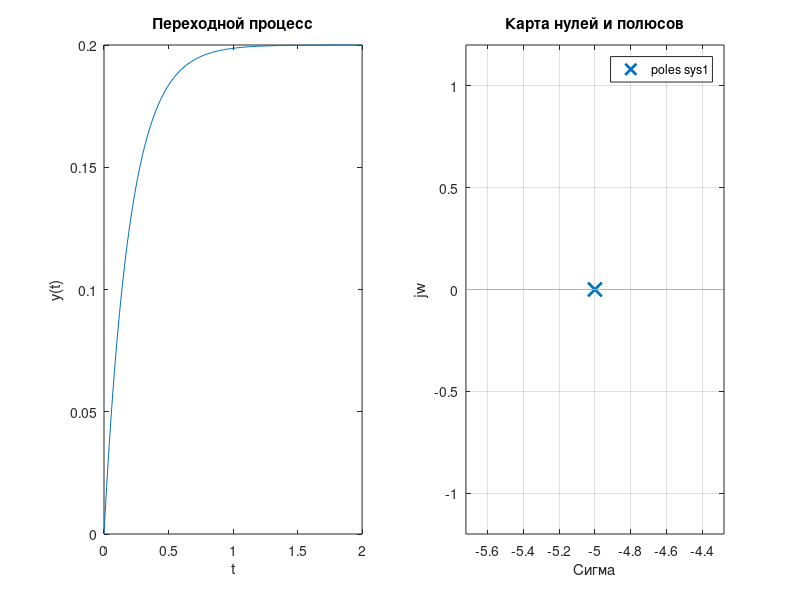
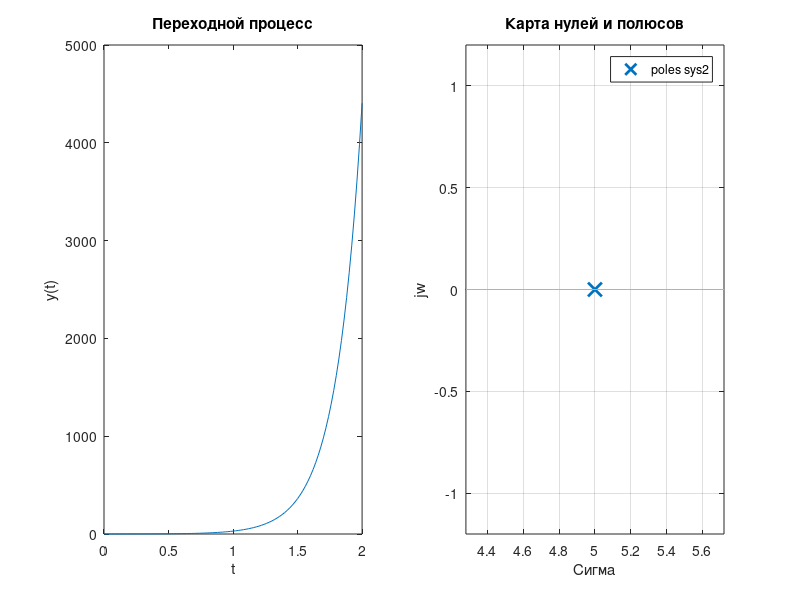
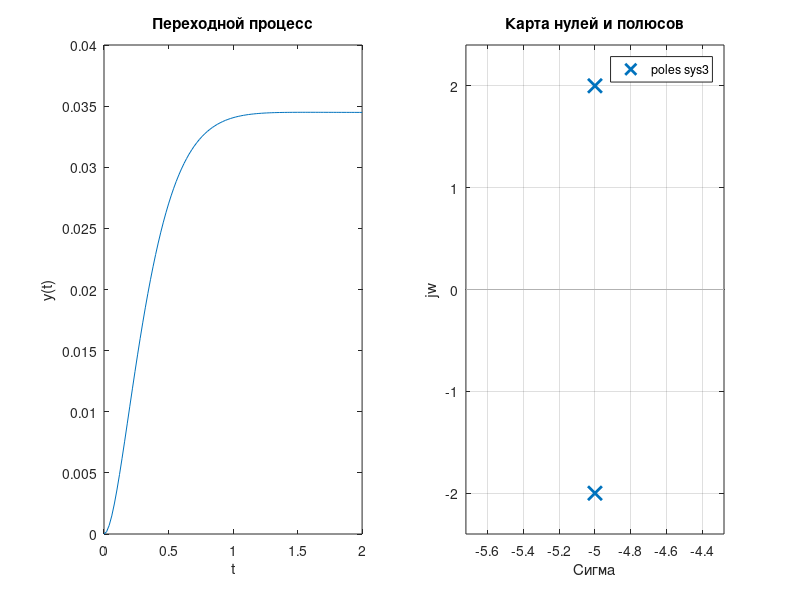
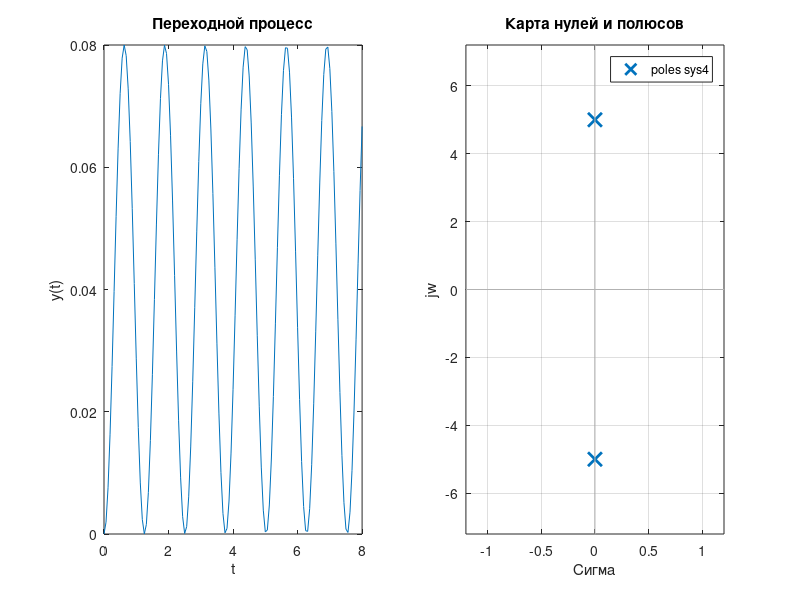

MATLAB code for these plots, in order:
% %2.1
% Один действительный полюс р = -5
zeros1 = [];
poles1 = -5;
gain1 = 1;
sys1 = zpk(zeros1, poles1, gain1);

% Один действительный полюс р = +5
zeros2 = [];
poles2 = 5;
gain2 = 1;
sys2 = zpk(zeros2, poles2, gain2);

% Пара комплексных полюсов р = -5 ± 2j
zeros3 = [];
poles3 = [complex(-5, 2), complex(-5, -2)];
gain3 = 1;
sys3 = zpk(zeros3, poles3, gain3);

% Пара комплексных полюсов р = 0 ± 5j
zeros4 = [];
poles4 = [complex(0, 5), complex(0, -5)];
gain4 = 1;
sys4 = zpk(zeros4, poles4, gain4);

% Пара комплексных полюсов р = +5 ± 2j
zeros5 = [];
poles5 = [complex(5, 2), complex(5, -2)];
gain5 = 1;
sys5 = zpk(zeros5, poles5, gain5);

%2.2
disp('-----Пункт 2.2-----');

% Проверка полюсов sys1
disp('Полюсы системы 1:');
disp(pole(sys1));

% Проверка устойчивости
if isstable(sys1)
    disp('Система устойчива.');
else
    disp('Система неустойчива.');
end

% Проверка полюсов sys2
disp('Полюсы системы 2:');
disp(pole(sys2));

% Проверка устойчивости
if isstable(sys2)
    disp('Система устойчива.');
else
    disp('Система неустойчива.');
end

% Проверка полюсов sys3
disp('Полюсы системы 3:');
disp(pole(sys3));

% Проверка устойчивости
if isstable(sys3)
    disp('Система устойчива.');
else
    disp('Система неустойчива.');
end

% Проверка полюсов sys4
disp('Полюсы системы 4:');
disp(pole(sys4));

% Проверка устойчивости
if isstable(sys4)
    disp('Система устойчива.');
else
    disp('Система неустойчива.');
end

% Проверка полюсов sys5
disp('Полюсы системы 5:');
disp(pole(sys5));

% Проверка устойчивости
if isstable(sys5)
    disp('Система устойчива.');
else
    disp('Система неустойчива.');
end

%2.3
disp('-----Пункт 2.3-----');
disp('-----Вывод графиков-----');
% Для sys1
figure(1);
% Пункт 3: График переходного процесса и карта нулей и полюсов для системы1
subplot(1, 2, 1);
% Получение данных для графика переходного процесса
[y1, t1] = step(sys1);
% Построение графика переходного процесса
plot(t1, y1);
title('Переходной процесс');
xlabel('t');
ylabel('y(t)');

subplot(1, 2, 2);
% Построение карты нулей и полюсов
pzmap(sys1);
title('Карта нулей и полюсов');
xlabel('Сигма');
ylabel('jw');

% Для sys2
figure(2);
% Пункт 3: График переходного процесса и карта нулей и полюсов для системы2
subplot(1, 2, 1);
% Получение данных для графика переходного процесса
[y2, t2] = step(sys2);
% Построение графика переходного процесса
plot(t2, y2);
title('Переходной процесс');
xlabel('t');
ylabel('y(t)');

subplot(1, 2, 2);
% Построение карты нулей и полюсов
pzmap(sys2);
title('Карта нулей и полюсов');
xlabel('Сигма');
ylabel('jw');

% Для sys3
figure(3);
% Пункт 3: График переходного процесса и карта нулей и полюсов для системы3
subplot(1, 2, 1);
% Получение данных для графика переходного процесса
[y3, t3] = step(sys3);
% Построение графика переходного процесса
plot(t3, y3);
title('Переходной процесс');
xlabel('t');
ylabel('y(t)');

subplot(1, 2, 2);
% Построение карты нулей и полюсов
pzmap(sys3);
title('Карта нулей и полюсов');
xlabel('Сигма');
ylabel('jw');

% % Для sys4
figure(4);
% Пункт 3: График переходного процесса и карта нулей и полюсов для системы4
subplot(1, 2, 1);
% Получение данных для графика переходного процесса
[y4, t4] = step(sys4);
% Построение графика переходного процесса
plot(t4, y4);
title('Переходной процесс');
xlabel('t');
ylabel('y(t)');

subplot(1, 2, 2);
% Построение карты нулей и полюсов
pzmap(sys4);
title('Карта нулей и полюсов');
xlabel('Сигма');
ylabel('jw');

% % Для sys5
figure(5);
% Пункт 3: График переходного процесса и карта нулей и полюсов для системы5
subplot(1, 2, 1);
% Получение данных для графика переходного процесса
[y5, t5] = step(sys5);
% Построение графика переходного процесса
plot(t5, y5);
title('Переходной процесс');
xlabel('t');
ylabel('y(t)');

subplot(1, 2, 2);
% Построение карты нулей и полюсов
pzmap(sys5);
title('Карта нулей и полюсов');
xlabel('Сигма');
ylabel('jw');

% %2.4
disp('-----Пункт 2.4------');
%2.1_mode
% Один действительный полюс р = -10
zeros1_mod = [];
poles1_mod = -10;
gain1_mod = 1;
sys1_mod = zpk(zeros1_mod, poles1_mod, gain1_mod);

% Один действительный полюс р = +10
zeros2_mod = [];
poles2_mod = 10;
gain2_mod = 1;
sys2_mod = zpk(zeros2_mod, poles2_mod, gain2_mod);

% Пара комплексных полюсов р = -10 ± 2j
zeros3_mod = [];
poles3_mod = [complex(-10, 2), complex(-10, -2)];
gain3_mod = 1;
sys3_mod = zpk(zeros3_mod, poles3_mod, gain3_mod);

% Пара комплексных полюсов р = 0 ± 10j
zeros4_mod = [];
poles4_mod = [complex(0, 10), complex(0, -10)];
gain4_mod = 1;
sys4_mod = zpk(zeros4_mod, poles4_mod, gain4_mod);

% Пара комплексных полюсов р = +10 ± 2j
zeros5_mod = [];
poles5_mod = [complex(10, 2), complex(10, -2)];
gain5_mod = 1;
sys5_mod = zpk(zeros5_mod, poles5_mod, gain5_mod);


% %2.2_mode
disp('-----Пункт 2.2_mode-----');

% Проверка полюсов sys1_mod
disp('Полюсы системы 1_mod:');
disp(pole(sys1_mod));

% Проверка устойчивости
if isstable(sys1_mod)
    disp('Система устойчива.');
else
    disp('Система неустойчива.');
end

% Проверка полюсов sys2_mod
disp('Полюсы системы 2_mod:');
disp(pole(sys2_mod));

% Проверка устойчивости
if isstable(sys2_mod)
    disp('Система устойчива.');
else
    disp('Система неустойчива.');
end

% Проверка полюсов sys3_mod
disp('Полюсы системы 3_mod:');
disp(pole(sys3_mod));

% Проверка устойчивости
if isstable(sys3_mod)
    disp('Система устойчива.');
else
    disp('Система неустойчива.');
end

% Проверка полюсов sys4_mod
disp('Полюсы системы 4_mod:');
disp(pole(sys4_mod));

% Проверка устойчивости
if isstable(sys4_mod)
    disp('Система устойчива.');
else
    disp('Система неустойчива.');
end

% Проверка полюсов sys5_mod
disp('Полюсы системы 5_mod:');
disp(pole(sys5_mod));

% Проверка устойчивости
if isstable(sys5_mod)
    disp('Система устойчива.');
else
    disp('Система неустойчива.');
end

%2.3_mod
disp('-----Пункт 2.3_mod-----');
disp('-----Вывод графиков-----');
% Для sys1_mod
figure(6);
% Пункт 3: График переходного процесса и карта нулей и полюсов для системы1
subplot(1, 2, 1);
% Получение данных для графика переходного процесса
[y1_mod, t1_mod] = step(sys1_mod);
% Построение графика переходного процесса
plot(t1_mod, y1_mod);
title('Переходной процесс');
xlabel('t');
ylabel('y(t)');

subplot(1, 2, 2);
% Построение карты нулей и полюсов
pzmap(sys1_mod);
title('Карта нулей и полюсов');
xlabel('Сигма');
ylabel('jw');

% Для sys2_mod
figure(7);
% Пункт 3: График переходного процесса и карта нулей и полюсов для системы2
subplot(1, 2, 1);
% Получение данных для графика переходного процесса
[y2_mod, t2_mod] = step(sys2_mod);
% Построение графика переходного процесса
plot(t2_mod, y2_mod);
title('Переходной процесс');
xlabel('t');
ylabel('y(t)');

subplot(1, 2, 2);
% Построение карты нулей и полюсов
pzmap(sys2_mod);
title('Карта нулей и полюсов');
xlabel('Сигма');
ylabel('jw');

% Для sys3_mod
figure(8);
% Пункт 3: График переходного процесса и карта нулей и полюсов для системы3
subplot(1, 2, 1);
% Получение данных для графика переходного процесса
[y3_mod, t3_mod] = step(sys3_mod);
% Построение графика переходного процесса
plot(t3_mod, y3_mod);
title('Переходной процесс');
xlabel('t');
ylabel('y(t)');

subplot(1, 2, 2);
% Построение карты нулей и полюсов
pzmap(sys3_mod);
title('Карта нулей и полюсов');
xlabel('Сигма');
ylabel('jw');

% % Для sys4_mod
figure(9);
% Пункт 3: График переходного процесса и карта нулей и полюсов для системы4
subplot(1, 2, 1);
% Получение данных для графика переходного процесса
[y4_mod, t4_mod] = step(sys4_mod);
% Построение графика переходного процесса
plot(t4_mod, y4_mod);
title('Переходной процесс');
xlabel('t');
ylabel('y(t)');

subplot(1, 2, 2);
% Построение карты нулей и полюсов
pzmap(sys4_mod);
title('Карта нулей и полюсов');
xlabel('Сигма');
ylabel('jw');

% % Для sys5_mod
figure(10);
% Пункт 3: График переходного процесса и карта нулей и полюсов для системы5
subplot(1, 2, 1);
% Получение данных для графика переходного процесса
[y5_mod, t5_mod] = step(sys5_mod);
% Построение графика переходного процесса
plot(t5_mod, y5_mod);
title('Переходной процесс');
xlabel('t');
ylabel('y(t)');

subplot(1, 2, 2);
% Построение карты нулей и полюсов
pzmap(sys5_mod);
title('Карта нулей и полюсов');
xlabel('Сигма');
ylabel('jw');

%2.5
disp('-----Пункт 2.5-----');
% Для sys1
% Преобразование в описание в пространстве состояний
sys1_ss = ss(sys1);

% Вывод матрицы состояния A
disp('Матрица состояния A для системы с полюсом -5:');
disp(sys1_ss.A);

% Определение собственных значений матрицы состояния A
eigenvalues = eigs(sys1_ss.A);

% Вывод собственных значений и вывод об устойчивости
disp('Собственные значения матрицы состояния A:');
disp(eigenvalues);

% Вывод об устойчивости системы
if all(real(eigenvalues) < 0)
    disp('Система устойчива.');
else
    disp('Система неустойчива или находится на границе устойчивости.');
end

% Для sys2
sys2_ss = ss(sys2);
disp('Собственные значения матрицы состояния для sys2:');
disp(eigs(sys2_ss.A));

% Для sys3
sys3_ss = ss(sys3);
disp('Собственные значения матрицы состояния для sys3:');
disp(eigs(sys3_ss.A));

% Для sys4
sys4_ss = ss(sys4);
disp('Собственные значения матрицы состояния для sys4:');
disp(eigs(sys4_ss.A));

% Для sys5
sys5_ss = ss(sys5);
disp('Собственные значения матрицы состояния для sys5:');
disp(eigs(sys5_ss.A));
